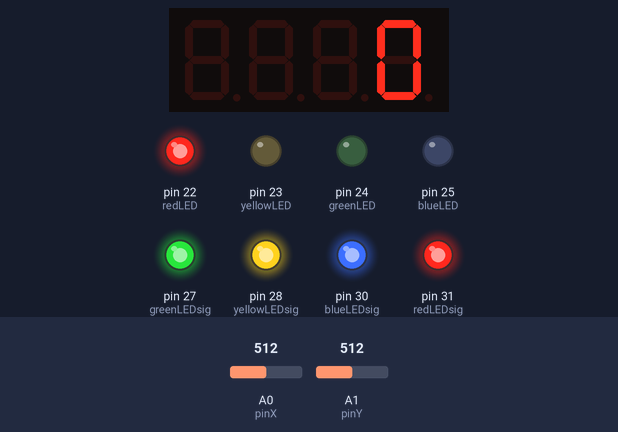
Simulated run of this sketch. Board: Arduino Mega 2560, built with avr-gcc and run on an emulated ATmega2560. Parts: 4-digit seven-segment display, output pins drawn as LEDs (lit = HIGH). The test bench sets the inputs (shaded band); at power-on: A0 (pinX) = 512, A1 (pinY) = 512. Random numbers use the default seed unless the sketch sets one.

Above: at 1.3 s.
1.4 s: A0 (pinX) set to 893
2.9 s: A0 (pinX) set to 917
At 3.3 s:
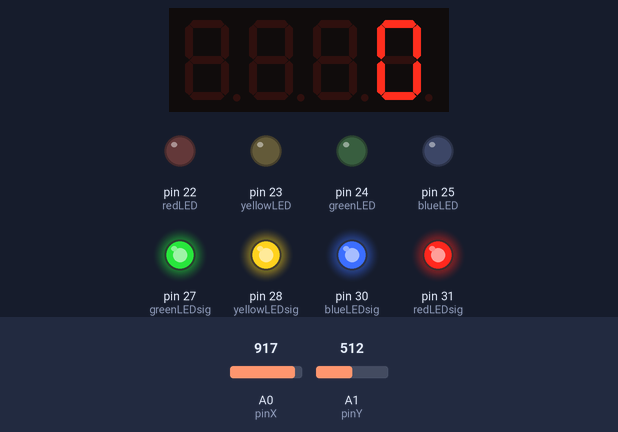
At 3.9 s:
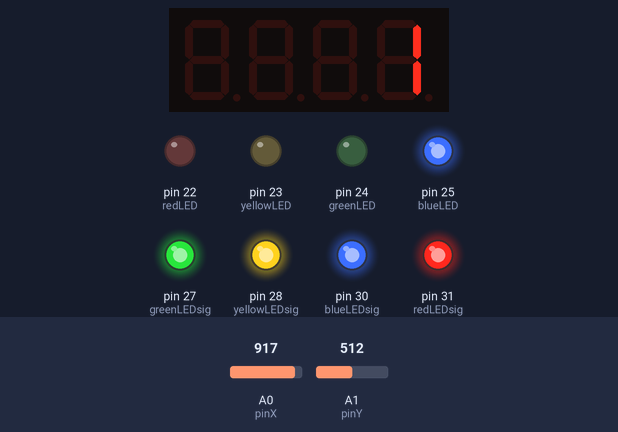
Timing chart, 0 to 5.9 s (numbered marks = the images above; inputs shaded):
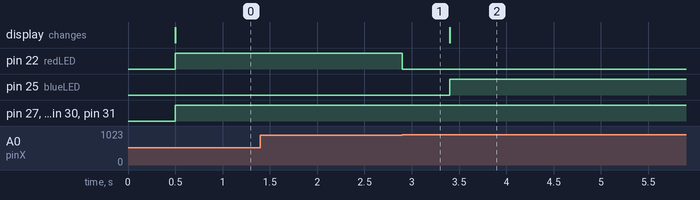

Measured:
- the behaviour switches between 900 and 901 on A0 (pinX) (found by bisection; images 0 and 1)
- after the input at 1.4 s, every drawn part: stays the same
- after the input at 2.9 s, pin 22 (redLED): HIGH → LOW at once; pin 25 (blueLED): LOW → HIGH after 0.50 s

The sketch:

ArduinoPIDminiproject.ino
```cpp
#include "SevSeg.h"

SevSeg numDis;

// Pins
const int redLED = 22;
const int yellowLED = 23;
const int greenLED = 24;
const int blueLED = 25;
const int redLEDsig = 31;
const int yellowLEDsig = 28;
const int greenLEDsig = 27;
const int blueLEDsig = 30;
const int pinSW = 26;
const int pinX = 0;
const int pinY = 1;

// Controlflow
int task;
int counter = 0;
bool taskDone = true;
bool gameOn;

void setup() {
  // Number display setup
  byte numDigits = 4;
  byte digitPins[] = {2, 3, 4, 5};
  byte segmentPins[] = {6, 7, 8, 9, 10, 11, 12, 13};
  numDis.begin(COMMON_CATHODE, numDigits, digitPins, segmentPins);
  numDis.setBrightness(30);

  // LEDs setup
  pinMode(redLED, OUTPUT);
  pinMode(yellowLED, OUTPUT);
  pinMode(greenLED, OUTPUT);
  pinMode(blueLED, OUTPUT);
  pinMode(redLEDsig, OUTPUT);
  pinMode(yellowLEDsig, OUTPUT);
  pinMode(greenLEDsig, OUTPUT);
  pinMode(blueLEDsig, OUTPUT);
  randomSeed(analogRead(A3));

  // Joystick setup
  pinMode(pinSW, INPUT);
  digitalWrite(pinSW, HIGH);
  Serial.begin(9600);
}

void loop() {
  // Task control
  if (counter != 20) {
    if (taskDone == true) {
      task = random(1, 5);
      taskDone = false;
      delay(500);
    }
    digitalWrite(redLEDsig, HIGH);
    digitalWrite(yellowLEDsig, HIGH);
    digitalWrite(greenLEDsig, HIGH);
    digitalWrite(blueLEDsig, HIGH);
    numDis.setNumber(counter);
    numDis.refreshDisplay();

    switch (task) {
      case 1:
        digitalWrite(redLED, HIGH);
        if (analogRead(pinX) > 900) {
          digitalWrite(redLED, LOW);
          counter ++;
          taskDone = true;
        }
        break;
      case 2:
        digitalWrite(yellowLED, HIGH);
        if (analogRead(pinX) < 300) {
          digitalWrite(yellowLED, LOW);
          counter ++;
          taskDone = true;
        }
        break;
      case 3:
        digitalWrite(greenLED, HIGH);
        if (analogRead(pinY) > 900) {
          digitalWrite(greenLED, LOW);
          counter ++;
          taskDone = true;
        }
        break;
      case 4:
        digitalWrite(blueLED, HIGH);
        if (analogRead(pinY) < 300) {
          digitalWrite(blueLED, LOW);
          counter ++;
          taskDone = true;
        }
        break;
    }
  }
  else {
    digitalWrite(redLED, LOW);
    digitalWrite(yellowLED, LOW);
    digitalWrite(greenLED, LOW);
    digitalWrite(blueLED, LOW);
    digitalWrite(redLEDsig, LOW);
    digitalWrite(yellowLEDsig, LOW);
    digitalWrite(greenLEDsig, LOW);
    digitalWrite(blueLEDsig, LOW);
    numDis.setChars("END");
    numDis.refreshDisplay();
  }
}
```
